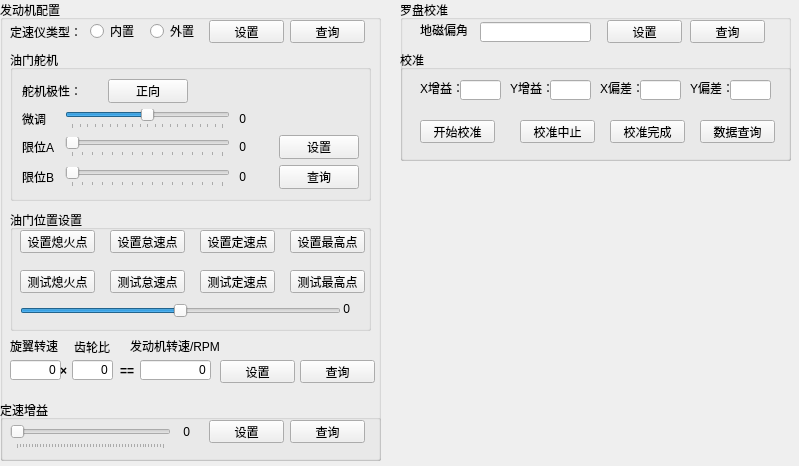
<?xml version="1.0" encoding="UTF-8"?>
<ui version="4.0">
 <class>QRpmgyroWidget</class>
 <widget class="QWidget" name="QRpmgyroWidget">
  <property name="geometry">
   <rect>
    <x>0</x>
    <y>0</y>
    <width>799</width>
    <height>466</height>
   </rect>
  </property>
  <property name="windowTitle">
   <string>Form</string>
  </property>
  <widget class="QGroupBox" name="groupBox_46">
   <property name="geometry">
    <rect>
     <x>400</x>
     <y>0</y>
     <width>391</width>
     <height>161</height>
    </rect>
   </property>
   <property name="title">
    <string>罗盘校准</string>
   </property>
   <widget class="QLabel" name="label_82">
    <property name="geometry">
     <rect>
      <x>20</x>
      <y>22</y>
      <width>48</width>
      <height>16</height>
     </rect>
    </property>
    <property name="text">
     <string>地磁偏角</string>
    </property>
   </widget>
   <widget class="QLineEdit" name="lineEdit_PSIOFF">
    <property name="geometry">
     <rect>
      <x>80</x>
      <y>22</y>
      <width>111</width>
      <height>20</height>
     </rect>
    </property>
   </widget>
   <widget class="QGroupBox" name="groupBox_48">
    <property name="geometry">
     <rect>
      <x>0</x>
      <y>50</y>
      <width>391</width>
      <height>111</height>
     </rect>
    </property>
    <property name="title">
     <string>校准</string>
    </property>
    <widget class="QPushButton" name="pushButton_CALSTART">
     <property name="geometry">
      <rect>
       <x>20</x>
       <y>70</y>
       <width>75</width>
       <height>23</height>
      </rect>
     </property>
     <property name="text">
      <string>开始校准</string>
     </property>
    </widget>
    <widget class="QPushButton" name="pushButton_CALEND">
     <property name="geometry">
      <rect>
       <x>210</x>
       <y>70</y>
       <width>75</width>
       <height>23</height>
      </rect>
     </property>
     <property name="text">
      <string>校准完成</string>
     </property>
    </widget>
    <widget class="QPushButton" name="pushButton_CALASK">
     <property name="geometry">
      <rect>
       <x>300</x>
       <y>70</y>
       <width>75</width>
       <height>23</height>
      </rect>
     </property>
     <property name="text">
      <string>数据查询</string>
     </property>
    </widget>
    <widget class="QPushButton" name="pushButton_CALSTOP">
     <property name="geometry">
      <rect>
       <x>120</x>
       <y>70</y>
       <width>75</width>
       <height>23</height>
      </rect>
     </property>
     <property name="text">
      <string>校准中止</string>
     </property>
    </widget>
    <widget class="QLabel" name="label_22">
     <property name="geometry">
      <rect>
       <x>20</x>
       <y>30</y>
       <width>41</width>
       <height>16</height>
      </rect>
     </property>
     <property name="text">
      <string>X增益：</string>
     </property>
    </widget>
    <widget class="QLineEdit" name="lineEdit_KX">
     <property name="geometry">
      <rect>
       <x>60</x>
       <y>30</y>
       <width>41</width>
       <height>20</height>
      </rect>
     </property>
    </widget>
    <widget class="QLabel" name="label_25">
     <property name="geometry">
      <rect>
       <x>110</x>
       <y>30</y>
       <width>41</width>
       <height>16</height>
      </rect>
     </property>
     <property name="text">
      <string>Y增益：</string>
     </property>
    </widget>
    <widget class="QLineEdit" name="lineEdit_KY">
     <property name="geometry">
      <rect>
       <x>150</x>
       <y>30</y>
       <width>41</width>
       <height>20</height>
      </rect>
     </property>
    </widget>
    <widget class="QLabel" name="label_26">
     <property name="geometry">
      <rect>
       <x>200</x>
       <y>30</y>
       <width>41</width>
       <height>16</height>
      </rect>
     </property>
     <property name="text">
      <string>X偏差：</string>
     </property>
    </widget>
    <widget class="QLineEdit" name="lineEdit_BX">
     <property name="geometry">
      <rect>
       <x>240</x>
       <y>30</y>
       <width>41</width>
       <height>20</height>
      </rect>
     </property>
    </widget>
    <widget class="QLabel" name="label_27">
     <property name="geometry">
      <rect>
       <x>290</x>
       <y>30</y>
       <width>41</width>
       <height>16</height>
      </rect>
     </property>
     <property name="text">
      <string>Y偏差：</string>
     </property>
    </widget>
    <widget class="QLineEdit" name="lineEdit_BY">
     <property name="geometry">
      <rect>
       <x>330</x>
       <y>30</y>
       <width>41</width>
       <height>20</height>
      </rect>
     </property>
    </widget>
   </widget>
   <widget class="QPushButton" name="pushButton_PSIOFFASK">
    <property name="geometry">
     <rect>
      <x>290</x>
      <y>20</y>
      <width>75</width>
      <height>23</height>
     </rect>
    </property>
    <property name="text">
     <string>查询</string>
    </property>
   </widget>
   <widget class="QPushButton" name="pushButton_PSIOFFSET">
    <property name="geometry">
     <rect>
      <x>207</x>
      <y>20</y>
      <width>75</width>
      <height>23</height>
     </rect>
    </property>
    <property name="text">
     <string>设置</string>
    </property>
   </widget>
  </widget>
  <widget class="QGroupBox" name="groupBox_43">
   <property name="geometry">
    <rect>
     <x>0</x>
     <y>0</y>
     <width>381</width>
     <height>461</height>
    </rect>
   </property>
   <property name="title">
    <string>发动机配置</string>
   </property>
   <widget class="QRadioButton" name="radioButton_RPMTYPE2">
    <property name="geometry">
     <rect>
      <x>150</x>
      <y>23</y>
      <width>59</width>
      <height>16</height>
     </rect>
    </property>
    <property name="text">
     <string>外置</string>
    </property>
   </widget>
   <widget class="QLabel" name="label_132">
    <property name="geometry">
     <rect>
      <x>10</x>
      <y>21</y>
      <width>71</width>
      <height>21</height>
     </rect>
    </property>
    <property name="text">
     <string>定速仪类型：</string>
    </property>
   </widget>
   <widget class="QRadioButton" name="radioButton_RPMTYPE1">
    <property name="geometry">
     <rect>
      <x>90</x>
      <y>23</y>
      <width>59</width>
      <height>16</height>
     </rect>
    </property>
    <property name="text">
     <string>内置</string>
    </property>
   </widget>
   <widget class="QPushButton" name="pushButton_RPMTYPESET">
    <property name="geometry">
     <rect>
      <x>209</x>
      <y>20</y>
      <width>75</width>
      <height>23</height>
     </rect>
    </property>
    <property name="mouseTracking">
     <bool>false</bool>
    </property>
    <property name="focusPolicy">
     <enum>Qt::StrongFocus</enum>
    </property>
    <property name="contextMenuPolicy">
     <enum>Qt::DefaultContextMenu</enum>
    </property>
    <property name="text">
     <string>设置</string>
    </property>
    <property name="checkable">
     <bool>false</bool>
    </property>
    <property name="checked">
     <bool>false</bool>
    </property>
    <property name="autoRepeat">
     <bool>false</bool>
    </property>
    <property name="autoExclusive">
     <bool>false</bool>
    </property>
    <property name="autoRepeatDelay">
     <number>300</number>
    </property>
    <property name="flat">
     <bool>false</bool>
    </property>
   </widget>
   <widget class="QPushButton" name="pushButton_RPMTYPEASK">
    <property name="geometry">
     <rect>
      <x>290</x>
      <y>20</y>
      <width>75</width>
      <height>23</height>
     </rect>
    </property>
    <property name="text">
     <string>查询</string>
    </property>
   </widget>
   <widget class="QGroupBox" name="groupBox_97">
    <property name="geometry">
     <rect>
      <x>10</x>
      <y>50</y>
      <width>361</width>
      <height>151</height>
     </rect>
    </property>
    <property name="title">
     <string>油门舵机</string>
    </property>
    <layout class="QGridLayout" name="gridLayout_10">
     <item row="3" column="5">
      <widget class="QPushButton" name="pushButton_COLSERVORANGEASK">
       <property name="text">
        <string>查询</string>
       </property>
      </widget>
     </item>
     <item row="2" column="4">
      <widget class="QLabel" name="label_COLSERVORANGEMAX">
       <property name="text">
        <string> 0 </string>
       </property>
      </widget>
     </item>
     <item row="0" column="0" colspan="2">
      <widget class="QLabel" name="label_134">
       <property name="text">
        <string>舵机极性：</string>
       </property>
      </widget>
     </item>
     <item row="0" column="2">
      <widget class="QPushButton" name="pushButton_COLDIR">
       <property name="enabled">
        <bool>true</bool>
       </property>
       <property name="text">
        <string>正向</string>
       </property>
       <property name="icon">
        <iconset>
         <normaloff>:/images/dir1.png</normaloff>:/images/dir1.png</iconset>
       </property>
       <property name="iconSize">
        <size>
         <width>22</width>
         <height>22</height>
        </size>
       </property>
       <property name="checkable">
        <bool>true</bool>
       </property>
      </widget>
     </item>
     <item row="2" column="0">
      <widget class="QLabel" name="label_133">
       <property name="text">
        <string>限位A</string>
       </property>
      </widget>
     </item>
     <item row="3" column="0">
      <widget class="QLabel" name="label_284">
       <property name="text">
        <string>限位B</string>
       </property>
      </widget>
     </item>
     <item row="2" column="5">
      <widget class="QPushButton" name="pushButton_COLSERVORANGESET">
       <property name="text">
        <string>设置</string>
       </property>
      </widget>
     </item>
     <item row="3" column="4">
      <widget class="QLabel" name="label_COLSERVORANGEMIN">
       <property name="text">
        <string> 0</string>
       </property>
      </widget>
     </item>
     <item row="2" column="1" colspan="3">
      <widget class="QSlider" name="horizontalSlider_COLSERVORANGEMAX">
       <property name="enabled">
        <bool>true</bool>
       </property>
       <property name="maximum">
        <number>150</number>
       </property>
       <property name="orientation">
        <enum>Qt::Horizontal</enum>
       </property>
       <property name="tickPosition">
        <enum>QSlider::TicksBelow</enum>
       </property>
      </widget>
     </item>
     <item row="3" column="1" colspan="3">
      <widget class="QSlider" name="horizontalSlider_COLSERVORANGEMIN">
       <property name="enabled">
        <bool>true</bool>
       </property>
       <property name="maximum">
        <number>150</number>
       </property>
       <property name="orientation">
        <enum>Qt::Horizontal</enum>
       </property>
       <property name="tickPosition">
        <enum>QSlider::TicksBelow</enum>
       </property>
      </widget>
     </item>
     <item row="1" column="1" colspan="3">
      <widget class="QSlider" name="horizontalSlider_engoffset">
       <property name="minimum">
        <number>-100</number>
       </property>
       <property name="maximum">
        <number>100</number>
       </property>
       <property name="orientation">
        <enum>Qt::Horizontal</enum>
       </property>
       <property name="tickPosition">
        <enum>QSlider::TicksBelow</enum>
       </property>
      </widget>
     </item>
     <item row="1" column="0">
      <widget class="QLabel" name="label_10">
       <property name="text">
        <string>微调</string>
       </property>
      </widget>
     </item>
     <item row="1" column="4">
      <widget class="QLabel" name="label_engoffset">
       <property name="text">
        <string> 0</string>
       </property>
      </widget>
     </item>
    </layout>
   </widget>
   <widget class="QGroupBox" name="groupBox_">
    <property name="geometry">
     <rect>
      <x>10</x>
      <y>210</y>
      <width>361</width>
      <height>121</height>
     </rect>
    </property>
    <property name="title">
     <string>油门位置设置</string>
    </property>
    <widget class="QSlider" name="horizontalSlider_ENG">
     <property name="geometry">
      <rect>
       <x>10</x>
       <y>90</y>
       <width>321</width>
       <height>21</height>
      </rect>
     </property>
     <property name="minimum">
      <number>-150</number>
     </property>
     <property name="maximum">
      <number>150</number>
     </property>
     <property name="value">
      <number>0</number>
     </property>
     <property name="orientation">
      <enum>Qt::Horizontal</enum>
     </property>
    </widget>
    <widget class="QPushButton" name="pushButton_IDLINGSET">
     <property name="geometry">
      <rect>
       <x>100</x>
       <y>20</y>
       <width>75</width>
       <height>23</height>
      </rect>
     </property>
     <property name="text">
      <string>设置怠速点</string>
     </property>
    </widget>
    <widget class="QPushButton" name="pushButton_FLAMEOUTSET">
     <property name="geometry">
      <rect>
       <x>10</x>
       <y>20</y>
       <width>75</width>
       <height>23</height>
      </rect>
     </property>
     <property name="text">
      <string>设置熄火点</string>
     </property>
    </widget>
    <widget class="QPushButton" name="pushButton_SPEEDTEST">
     <property name="geometry">
      <rect>
       <x>190</x>
       <y>60</y>
       <width>75</width>
       <height>23</height>
      </rect>
     </property>
     <property name="text">
      <string>测试定速点</string>
     </property>
    </widget>
    <widget class="QPushButton" name="pushButton_SPEEDSET">
     <property name="geometry">
      <rect>
       <x>190</x>
       <y>20</y>
       <width>75</width>
       <height>23</height>
      </rect>
     </property>
     <property name="text">
      <string>设置定速点</string>
     </property>
    </widget>
    <widget class="QPushButton" name="pushButton_HIGHSPEEDSET">
     <property name="geometry">
      <rect>
       <x>280</x>
       <y>20</y>
       <width>75</width>
       <height>23</height>
      </rect>
     </property>
     <property name="text">
      <string>设置最高点</string>
     </property>
    </widget>
    <widget class="QPushButton" name="pushButton_FLAMEOUTTEST">
     <property name="geometry">
      <rect>
       <x>10</x>
       <y>60</y>
       <width>75</width>
       <height>23</height>
      </rect>
     </property>
     <property name="text">
      <string>测试熄火点</string>
     </property>
    </widget>
    <widget class="QPushButton" name="pushButton_IDLINGTEST">
     <property name="geometry">
      <rect>
       <x>100</x>
       <y>60</y>
       <width>75</width>
       <height>23</height>
      </rect>
     </property>
     <property name="text">
      <string>测试怠速点</string>
     </property>
    </widget>
    <widget class="QPushButton" name="pushButton_HIGHSPEEDTEST">
     <property name="geometry">
      <rect>
       <x>280</x>
       <y>60</y>
       <width>75</width>
       <height>23</height>
      </rect>
     </property>
     <property name="text">
      <string>测试最高点</string>
     </property>
    </widget>
    <widget class="QLabel" name="label_COL">
     <property name="geometry">
      <rect>
       <x>330</x>
       <y>86</y>
       <width>34</width>
       <height>26</height>
      </rect>
     </property>
     <property name="text">
      <string> 0 </string>
     </property>
    </widget>
   </widget>
   <widget class="QLabel" name="label_114">
    <property name="geometry">
     <rect>
      <x>10</x>
      <y>336</y>
      <width>54</width>
      <height>20</height>
     </rect>
    </property>
    <property name="text">
     <string>旋翼转速</string>
    </property>
   </widget>
   <widget class="QLabel" name="label_135">
    <property name="geometry">
     <rect>
      <x>74</x>
      <y>339</y>
      <width>54</width>
      <height>16</height>
     </rect>
    </property>
    <property name="text">
     <string>齿轮比</string>
    </property>
   </widget>
   <widget class="QLineEdit" name="lineEdit_RPM1">
    <property name="geometry">
     <rect>
      <x>10</x>
      <y>360</y>
      <width>51</width>
      <height>20</height>
     </rect>
    </property>
    <property name="text">
     <string>0</string>
    </property>
    <property name="alignment">
     <set>Qt::AlignRight|Qt::AlignTrailing|Qt::AlignVCenter</set>
    </property>
   </widget>
   <widget class="QLineEdit" name="lineEdit_RPM2">
    <property name="geometry">
     <rect>
      <x>72</x>
      <y>360</y>
      <width>41</width>
      <height>20</height>
     </rect>
    </property>
    <property name="text">
     <string>0</string>
    </property>
    <property name="alignment">
     <set>Qt::AlignRight|Qt::AlignTrailing|Qt::AlignVCenter</set>
    </property>
   </widget>
   <widget class="QLabel" name="label_136">
    <property name="geometry">
     <rect>
      <x>60</x>
      <y>360</y>
      <width>16</width>
      <height>21</height>
     </rect>
    </property>
    <property name="font">
     <font>
      <weight>75</weight>
      <bold>true</bold>
     </font>
    </property>
    <property name="text">
     <string>×</string>
    </property>
   </widget>
   <widget class="QLabel" name="label_137">
    <property name="geometry">
     <rect>
      <x>120</x>
      <y>360</y>
      <width>16</width>
      <height>21</height>
     </rect>
    </property>
    <property name="font">
     <font>
      <weight>75</weight>
      <bold>true</bold>
     </font>
    </property>
    <property name="text">
     <string>==</string>
    </property>
   </widget>
   <widget class="QLabel" name="label_138">
    <property name="geometry">
     <rect>
      <x>130</x>
      <y>330</y>
      <width>91</width>
      <height>31</height>
     </rect>
    </property>
    <property name="text">
     <string>发动机转速/RPM</string>
    </property>
   </widget>
   <widget class="QLineEdit" name="lineEdit_RPM">
    <property name="geometry">
     <rect>
      <x>140</x>
      <y>360</y>
      <width>71</width>
      <height>20</height>
     </rect>
    </property>
    <property name="text">
     <string>0</string>
    </property>
    <property name="alignment">
     <set>Qt::AlignRight|Qt::AlignTrailing|Qt::AlignVCenter</set>
    </property>
   </widget>
   <widget class="QPushButton" name="pushButton_RPMASK">
    <property name="geometry">
     <rect>
      <x>300</x>
      <y>360</y>
      <width>75</width>
      <height>23</height>
     </rect>
    </property>
    <property name="text">
     <string>查询</string>
    </property>
   </widget>
   <widget class="QPushButton" name="pushButton_RPMSET">
    <property name="geometry">
     <rect>
      <x>220</x>
      <y>360</y>
      <width>75</width>
      <height>23</height>
     </rect>
    </property>
    <property name="text">
     <string>设置</string>
    </property>
   </widget>
   <widget class="QGroupBox" name="groupBox_41">
    <property name="geometry">
     <rect>
      <x>0</x>
      <y>400</y>
      <width>381</width>
      <height>61</height>
     </rect>
    </property>
    <property name="title">
     <string>定速增益</string>
    </property>
    <widget class="QLabel" name="label_RPMI">
     <property name="geometry">
      <rect>
       <x>180</x>
       <y>20</y>
       <width>40</width>
       <height>24</height>
      </rect>
     </property>
     <property name="text">
      <string> 0 </string>
     </property>
    </widget>
    <widget class="QPushButton" name="pushButton_CONSTANT_SPEEDASK">
     <property name="geometry">
      <rect>
       <x>290</x>
       <y>20</y>
       <width>75</width>
       <height>23</height>
      </rect>
     </property>
     <property name="text">
      <string>查询</string>
     </property>
    </widget>
    <widget class="QPushButton" name="pushButton_CONSTANT_SPEEDSET">
     <property name="geometry">
      <rect>
       <x>209</x>
       <y>20</y>
       <width>75</width>
       <height>23</height>
      </rect>
     </property>
     <property name="text">
      <string>设置</string>
     </property>
    </widget>
    <widget class="QSlider" name="horizontalSlider_RPMI">
     <property name="enabled">
      <bool>true</bool>
     </property>
     <property name="geometry">
      <rect>
       <x>10</x>
       <y>23</y>
       <width>161</width>
       <height>26</height>
      </rect>
     </property>
     <property name="maximum">
      <number>500</number>
     </property>
     <property name="orientation">
      <enum>Qt::Horizontal</enum>
     </property>
     <property name="tickPosition">
      <enum>QSlider::TicksBelow</enum>
     </property>
    </widget>
   </widget>
  </widget>
 </widget>
 <resources/>
 <connections/>
</ui>
